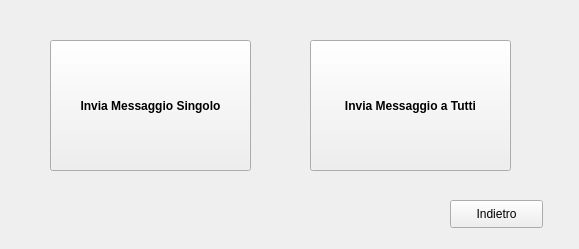
<?xml version="1.0" encoding="UTF-8"?>
<ui version="4.0">
 <class>Form</class>
 <widget class="QWidget" name="Form">
  <property name="geometry">
   <rect>
    <x>0</x>
    <y>0</y>
    <width>579</width>
    <height>249</height>
   </rect>
  </property>
  <property name="font">
   <font>
    <pointsize>9</pointsize>
    <weight>75</weight>
    <bold>true</bold>
   </font>
  </property>
  <property name="windowTitle">
   <string>Invia Messaggio</string>
  </property>
  <widget class="QPushButton" name="pushButton">
   <property name="geometry">
    <rect>
     <x>50</x>
     <y>40</y>
     <width>201</width>
     <height>131</height>
    </rect>
   </property>
   <property name="text">
    <string>Invia Messaggio Singolo</string>
   </property>
  </widget>
  <widget class="QPushButton" name="pushButton_2">
   <property name="geometry">
    <rect>
     <x>310</x>
     <y>40</y>
     <width>201</width>
     <height>131</height>
    </rect>
   </property>
   <property name="text">
    <string>Invia Messaggio a Tutti</string>
   </property>
  </widget>
  <widget class="QPushButton" name="pushButton_3">
   <property name="geometry">
    <rect>
     <x>450</x>
     <y>200</y>
     <width>93</width>
     <height>28</height>
    </rect>
   </property>
   <property name="font">
    <font>
     <pointsize>9</pointsize>
     <weight>50</weight>
     <bold>false</bold>
    </font>
   </property>
   <property name="text">
    <string>Indietro</string>
   </property>
  </widget>
 </widget>
 <resources/>
 <connections/>
</ui>
